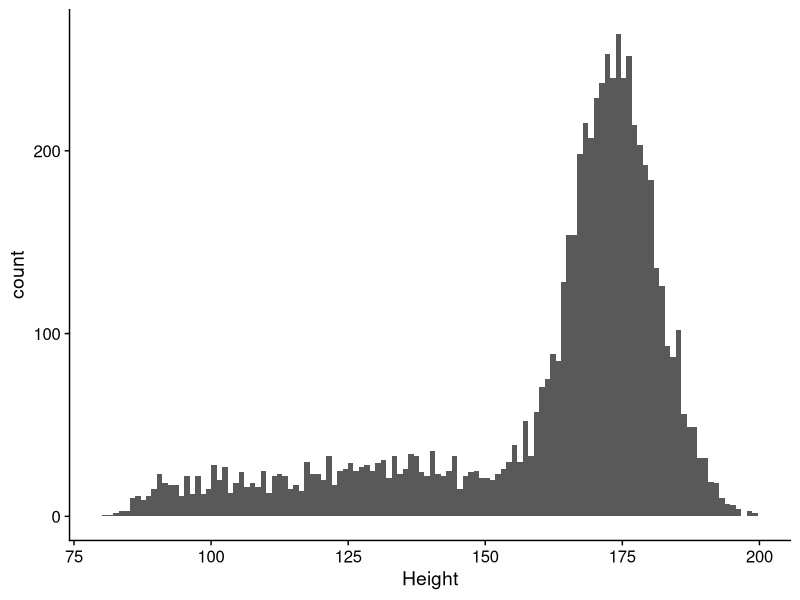
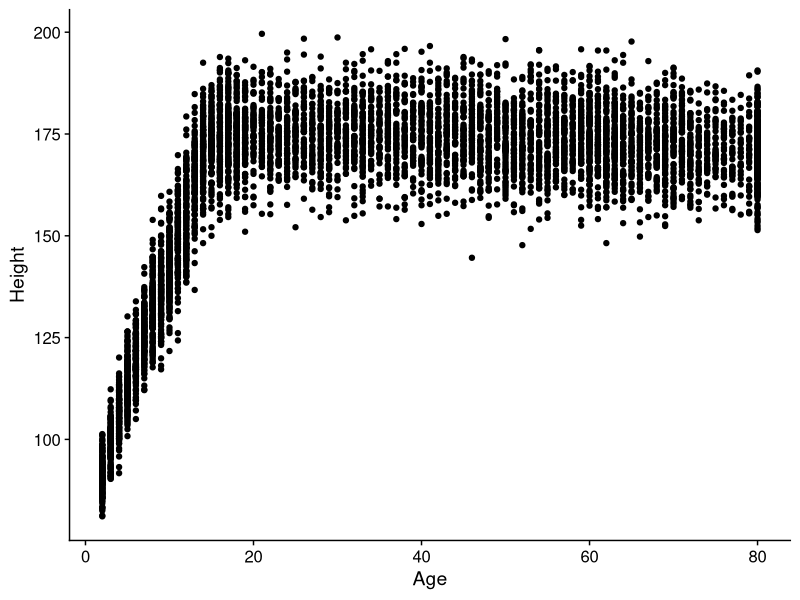
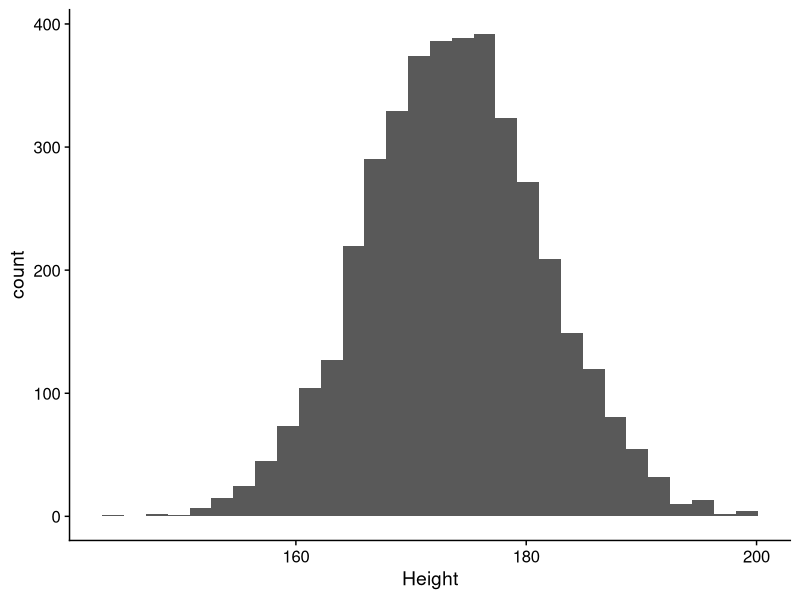

R code for these plots, in order:
## ---- chunk 1
#| label: setup
#| message: false
#| warning: false

library(tidyverse)
library(cowplot)
theme_set(theme_cowplot())
## ---- chunk 2
getwd()

#Documents
  #Quant_Methods_Class
    #QMLS1_2026
      #R Problem Sets
        #PS_2

## ---- chunk 3
nhanes <- read_csv("../../Data/PS2_data/NHANES.csv")

nhanes_male <- nhanes |>
    filter(Sex == "Male")
    nrow(nhanes_male)


## ---- chunk 4
#ggplot(nhanes_male, aes(x=Height))+
  #geom_histogram()

nhanes_male |> ggplot(aes(x = Height))+
  geom_histogram(bins = 120)

## ---- chunk 5
nhanes_male |> ggplot(aes(x = Age, y = Height))+
  geom_point()

## ---- chunk 6
nhanes_nokids <- nhanes_male |> filter(Age>=20)

nhanes_nokids |> ggplot(aes(x =Height))+
  geom_histogram()

## ---- chunk 7

gr <- read_csv("../../Data/PS2_data/growthrate_data.csv")

gr

## ---- chunk 8
str(gr)
glimpse(gr)

## ---- chunk 9


## ---- chunk 10


## ---- chunk 11


## ---- chunk 12


## ---- chunk 13


## ---- chunk 14


## ---- chunk 15


